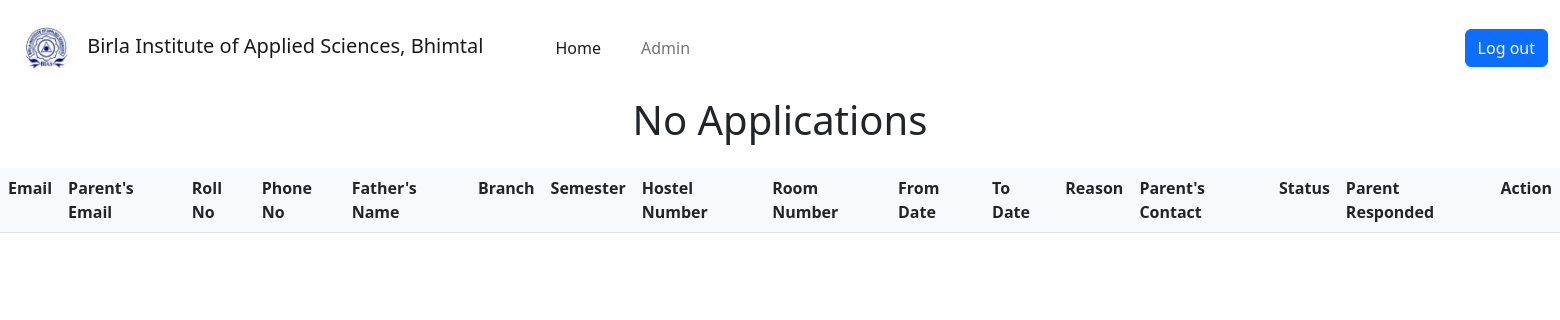
/student/studentRequests (signed in), run on an earlier commit of the app's database.
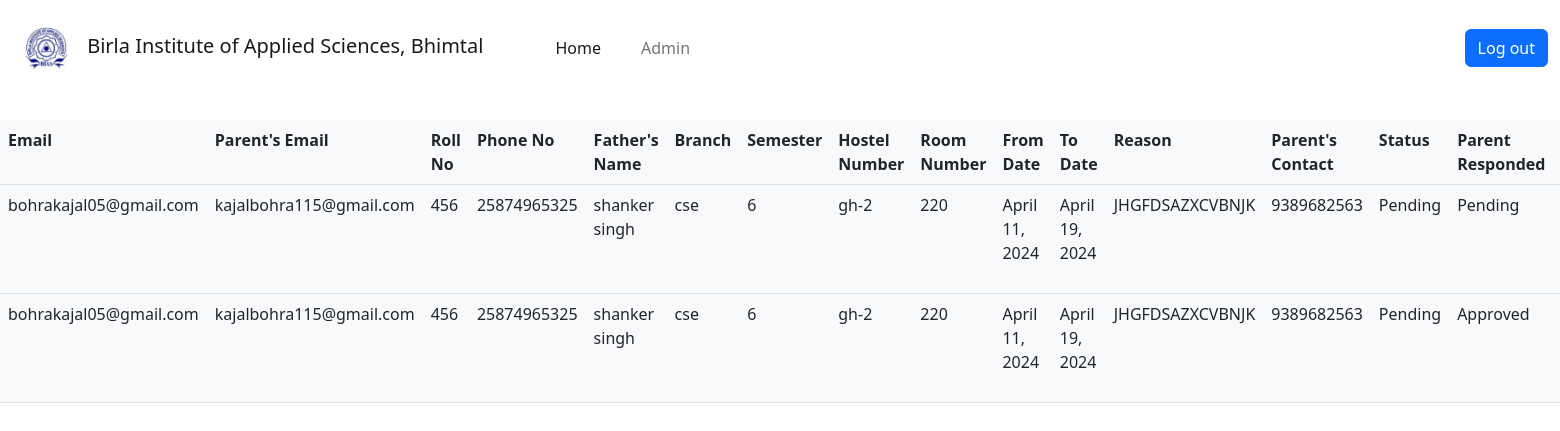
And on a later commit of the database.
### student/models.py (models this page shows)
class StudentApplication(models.Model):
    email=models.EmailField(max_length=50)
    parentEmail=models.EmailField(max_length=50, null=True)
    rollno=models.IntegerField(blank=True, null=True)
    phoneno=models.IntegerField(blank=True, null=True)
    fatherName=models.CharField(max_length=255, blank=True, null=True)
    branch=models.CharField(max_length=255, blank=True, null=True)
    semester=models.CharField(max_length=255, blank=True, null=True)
    hostelNumber=models.CharField(max_length=255, blank=True, null=True)
    roomNumber=models.IntegerField(blank=True, null=True)
    fromDate=models.DateField(blank=True, null=True)
    toDate=models.DateField(blank=True, null=True)
    reason = models.CharField(max_length=500, blank=True, null=True)
    parentContact=models.IntegerField(blank=True, null=True)
    PENDING = -1
    REJECTED = 0
    APPROVED = 1
    STATUS_CHOICES = (
        (PENDING, "Pending"),
        (REJECTED, 'Rejected'),
        (APPROVED, 'Approved'),
    )
    status = models.SmallIntegerField(choices=STATUS_CHOICES, default=PENDING)
    parent_responded =  models.SmallIntegerField(choices=STATUS_CHOICES, default=PENDING)
    role=models.ForeignKey(Role, related_name="student_applications", on_delete=models.CASCADE, null=True)
    created_at = models.DateTimeField(auto_now_add=True, null=True)

### student/views.py (the view)
# urls.py: path('studentRequests', views.student_requests, name="studentRequests"),
@has_permission(perm_name='student_applications')
def student_requests(request):
    fields = ['Email', "Parent's Email", "Roll No", "Phone No", "Father's Name", "Branch", "Semester", "Hostel Number", "Room Number",
    "From Date", "To Date", "Reason", "Parent's Contact", "Status", "Parent Responded", "Action"]
    student = Role.objects.get(name='student')
    queryset = student.student_applications.filter(status=-1)
    return render(request, "leaveSystem/application_request.html", {
        "fields" : fields,
        "applications" : queryset
    })

### leaveSystem/templates/leaveSystem/application_request.html (shortened to what this page needs)
{% extends 'leaveSystem/layout.html' %}
{% block body %}
<table class="table backdrop bg-light mt-4">
    <tr>
    {% for field in fields %}
        <th>{{field}}</th>
    {% endfor %}
    </tr>
    {% for application in applications %}
    <tr>
        {% if "Email" in fields %}
        <td>{{ application.email }}</td>
        {% endif %}
        {% if "Parent's Email" in fields %}
        <td>{{ application.parentEmail }}</td>
        {% endif %}
        {% if "Roll No" in fields %}
        <td>{{ application.rollno }}</td>
        {% endif %}
        {% if "Phone No" in fields %}
        <td>{{ application.phoneno }}</td>
        {% endif %}
        {% if "Father's Name" in fields %}
        <td>{{ application.fatherName }}</td>
        {% endif %}
        {% if "Branch" in fields %}
        <td>{{ application.branch }}</td>
        {% endif %}
        {% if "Semester" in fields %}
        <td>{{ application.semester }}</td>
        {% endif %}
        {% if "Hostel Number" in fields %}
        <td>{{ application.hostelNumber }}</td>
        {% endif %}
        {% if "Room Number" in fields %}
        <td>{{ application.roomNumber }}</td>
        {% endif %}
        {% if "From Date" in fields %}
        <td>{{ application.fromDate }}</td>
        {% endif %}
        {% if "To Date" in fields %}
        <td>{{ application.toDate }}</td>
        {% endif %}
        {% if "Reason" in fields %}
        <td>{{ application.reason }}</td>
        {% endif %}
        {% if "Parent's Contact" in fields %}
        <td>{{ application.parentContact }}</td>
        {% endif %}
        {% if "Status" in fields %}
        <td>
            {% if application.status == -1 %}
                Pending
            {% elif application.status == 0 %}
                Rejected
            {% else %}
                Approved
            {% endif %}
        </td>
        {% endif %}
        {% if "Parent Responded" in fields %}
        <td>
            {% if application.parent_responded == -1 %}
                Pending
            {% elif application.parent_responded == 0 %}
                Rejected
            {% else %}
                Approved
            {% endif %}
        </td>
        {% endif %}
        {% if "Action" in fields %}
            <td>
            </td>
        {% endif %}
    </tr>
    {% empty %}
        <h1 class="text-center">No Applications</h1>
    {% endfor %}
</table>
{% endblock %}

### leaveSystem/templates/leaveSystem/layout.html (shortened to what this page needs)
<!DOCTYPE html>
<html lang="en">
<head>
    {% load static %}
    <link href="https://cdn.jsdelivr.net/npm/bootstrap@5.2.2/dist/css/bootstrap.min.css" rel="stylesheet">
    <link href="{% static 'leaveSystem/styles.css' %}" rel="stylesheet">
</head>
<body>
    <nav class="navbar navbar-expand-lg bg-body-tertiary">
        <div class="container-fluid">
          <a class="navbar-brand" href="#"><img class="rounded" src="{% static 'leaveSystem/logo.jpeg' %}" alt="birla logo" height="70px" width="70px">
            Birla Institute of Applied Sciences, Bhimtal</a>
           {% if user.is_authenticated %}
            <div class="collapse navbar-collapse" id="navbarSupportedContent">
                <ul class="navbar-nav me-auto mx-5 mb-2 mb-lg-0">
                    <li class="nav-item">
                        <a class="nav-link active" aria-current="page" href="{% url 'index' %}">Home</a>
                    </li>
                {% if user.role.name == 'admin' %}
                    <li class="nav-item mx-4">
                        <a class="nav-link" href="/admin">Admin</a>
                    </li>
                {% endif %}
                </ul>
            </div>
            <a href="{% url 'logout' %}" class="btn btn-primary">Log out</a>
            {% endif %}
        </div>
      </nav>
    {% block body %}
    {% endblock %}
</body>
</html>

### leaveSystem/static/leaveSystem/styles.css (style rules this page uses)
* { margin: 0; padding: 0; }
body { height: 100vh; background-image: url('./bg.jpg'); background-size: cover; background-repeat: no-repeat; background-attachment: fixed; background-position: center; }
.backdrop { backdrop-filter: blur(8px); }

What changed in the data, as far as the page shows it:
added StudentApplication: email "bohrakajal05@gmail.com", parentEmail "kajalbohra115@gmail.com", rollno "456", phoneno "25874965325", fatherName "shanker singh", branch "cse", semester "6", hostelNumber "gh-2", roomNumber "220", fromDate "April 11, 2024", toDate "April 19, 2024", reason "JHGFDSAZXCVBNJK", parentContact "9389682563", status "Pending", parent_responded "Pending"
added StudentApplication: email "bohrakajal05@gmail.com", parentEmail "kajalbohra115@gmail.com", rollno "456", phoneno "25874965325", fatherName "shanker singh", branch "cse", semester "6", hostelNumber "gh-2", roomNumber "220", fromDate "April 11, 2024", toDate "April 19, 2024", reason "JHGFDSAZXCVBNJK", parentContact "9389682563", status "Pending", parent_responded "Approved"
Also different on the page:
list line gone: "Action"
text no longer shown: "No Applications"
